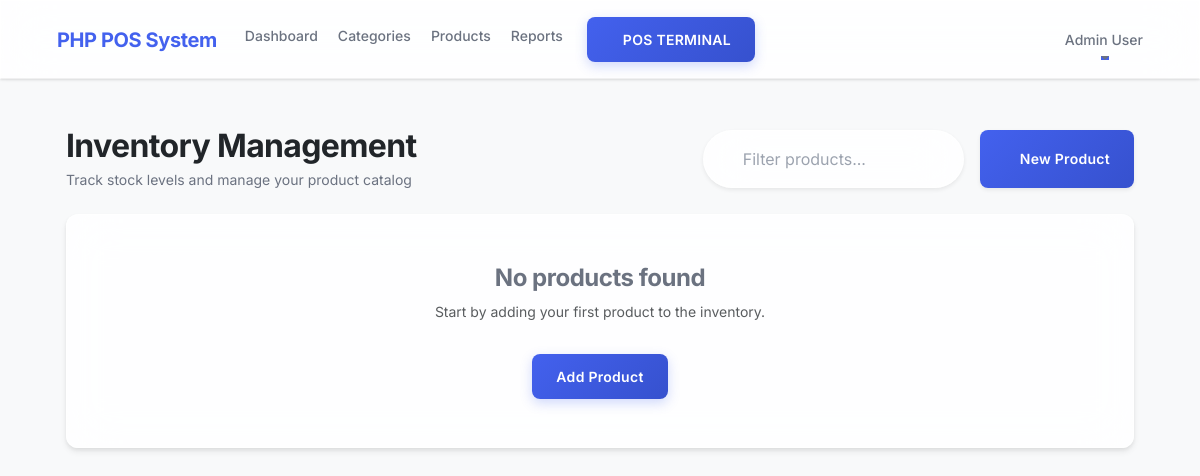
Before: /products (signed in) with the older database file.
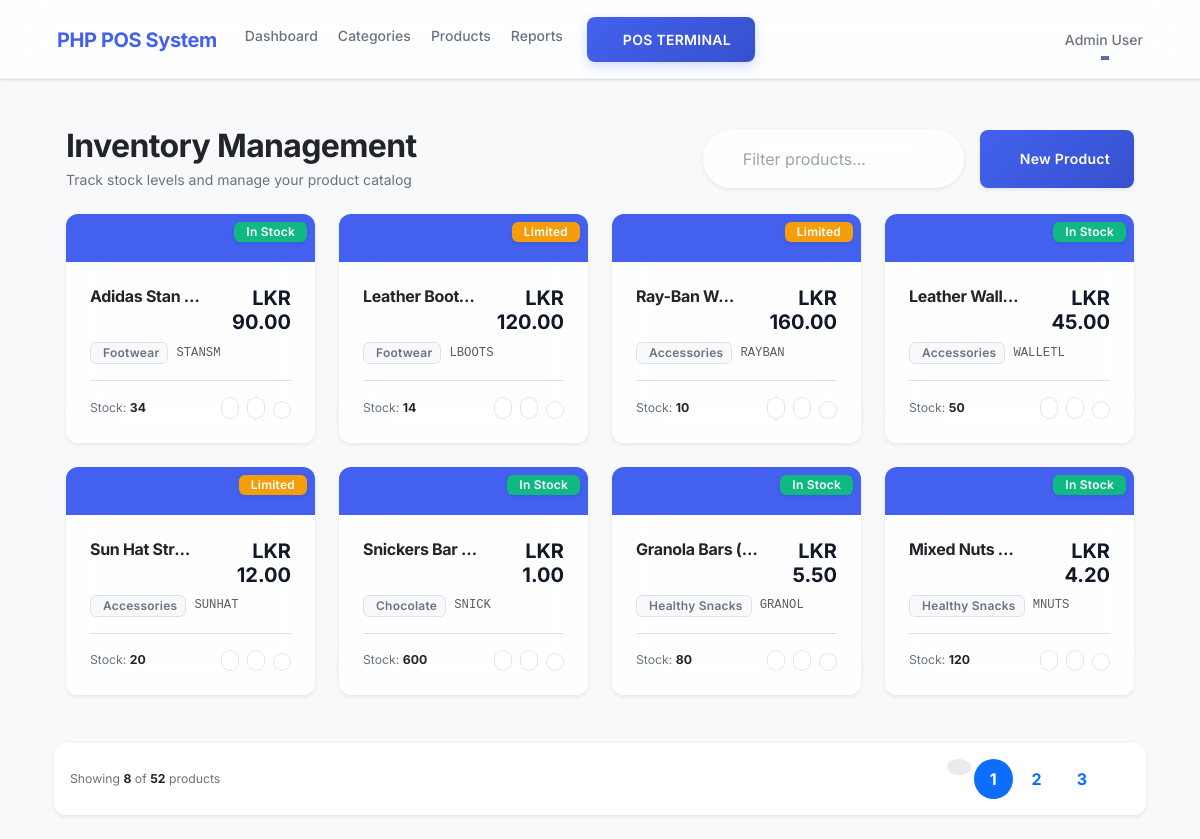
After: the same page with the newer database file.
### tables this page shows
CREATE TABLE `products` (
  `id` int(11) NOT NULL,
  `barcode` varchar(255) DEFAULT NULL,
  `name` varchar(255) NOT NULL,
  `description` text DEFAULT NULL,
  `price` decimal(10,2) NOT NULL,
  `stock` int(11) DEFAULT 0,
  `category_id` int(11) DEFAULT NULL,
  `image` varchar(255) DEFAULT NULL,
  `created_at` timestamp NOT NULL DEFAULT current_timestamp()
);

CREATE TABLE `categories` (
  `id` int(11) NOT NULL,
  `name` varchar(255) NOT NULL,
  `parent_id` int(11) DEFAULT NULL,
  `created_at` timestamp NOT NULL DEFAULT current_timestamp()
);

### app/controllers/Products.php (called while the page is built, shortened)
<?php
class Products extends Controller {
    public function __construct(){
        $this->productModel = $this->model('Product');
    }
    public function index(){
        $limit = 8;
        $page = isset($_GET['page']) && is_numeric($_GET['page']) ? (int)$_GET['page'] : 1;
        $page = $page < 1 ? 1 : $page;
        $offset = ($page - 1) * $limit;
        $totalProducts = $this->productModel->getProductsCount();
        $products = $this->productModel->getProducts($limit, $offset);
        $totalPages = ceil($totalProducts / $limit);
        $data = [
            'products' => $products,
            'currentPage' => $page,
            'totalPages' => $totalPages,
            'totalResults' => $totalProducts
        ];
        $this->view('products/index', $data);
    }
}

### app/libraries/Core.php (called while the page is built, shortened)
<?php
class Core {
    protected $currentMethod = 'index';
    public function __construct(){
        $url = $this->getUrl();
        if(isset($url[0]) && file_exists('../app/controllers/' . ucwords($url[0]) . '.php')){
            unset($url[0]);
        }
        $this->currentController = new $this->currentController;
        $this->params = $url ? array_values($url) : [];
        call_user_func_array([$this->currentController, $this->currentMethod], $this->params);
    }
    public function getUrl(){
        if(isset($_GET['url'])){
            $url = rtrim($_GET['url'], '/');
            $url = filter_var($url, FILTER_SANITIZE_URL);
            $url = explode('/', $url);
            return $url;
        }
    }
}

### public/index.php (called while the page is built, shortened)
<?php
$init = new Core;

### app/libraries/Database.php (called while the page is built, shortened)
<?php
class Database {
    private $host = DB_HOST;
    private $user = DB_USER;
    private $pass = DB_PASS;
    private $dbname = DB_NAME;
    public $dbh;
    private $stmt;
    public function __construct(){
        $dsn = 'mysql:host=' . $this->host . ';dbname=' . $this->dbname;
        $options = array(
            PDO::ATTR_PERSISTENT => true,
            PDO::ATTR_ERRMODE => PDO::ERRMODE_EXCEPTION
        );
        try{
            $this->dbh = new PDO($dsn, $this->user, $this->pass, $options);
        } catch(PDOException $e){
            $this->error = $e->getMessage();
            echo $this->error;
        }
    }
    public function query($sql){
        $this->stmt = $this->dbh->prepare($sql);
    }
    public function bind($param, $value, $type = null){
        if(is_null($type)){
            switch(true){
                case is_int($value):
                    $type = PDO::PARAM_INT;
                    break;
            }
        }
        $this->stmt->bindValue($param, $value, $type);
    }
    public function execute(){
        return $this->stmt->execute();
    }
    public function resultSet(){
        $this->execute();
        return $this->stmt->fetchAll(PDO::FETCH_OBJ);
    }
}

### app/models/Product.php (called while the page is built, shortened)
<?php
class Product {
    private $db;
    public function __construct(){
        $this->db = new Database;
    }
    public function getProducts($limit = null, $offset = null){
        $sql = 'SELECT products.*, categories.name as category_name
                FROM products
                LEFT JOIN categories ON products.category_id = categories.id
                ORDER BY products.created_at DESC';
        if($limit !== null && $offset !== null){
            $sql .= ' LIMIT :limit OFFSET :offset';
            $this->db->query($sql);
            $this->db->bind(':limit', (int)$limit);
            $this->db->bind(':offset', (int)$offset);
        } else {
            $this->db->query($sql);
        }
        return $this->db->resultSet();
    }
    public function getProductsCount(){
        $this->db->query('SELECT COUNT(*) as count FROM products');
        $row = $this->db->single();
        return $row->count;
    }
}

### app/views/products/index.php (the view, shortened to what the changed rows need)
<?php require APPROOT . '/views/inc/header.php'; ?>
<div class="container-fluid py-4">
    <div class="row mb-4 align-items-center">
        <div class="col-md-6">
            <h1 class="h2 mb-1 fw-bold text-dark">Inventory Management</h1>
        </div>
    </div>
    <div class="row g-4" id="productsGrid">
        <?php if(empty($data['products'])) : ?>
            <div class="col-12">
                <div class="glass-card text-center py-5">
                    <h2 class="text-secondary">No products found</h2>
                    <p class="text-muted">Start by adding your first product to the inventory.</p>
                    <a href="<?php echo URLROOT; ?>/products/add" class="btn btn-primary mt-3">Add Product</a>
                </div>
            </div>
        <?php else : ?>
            <?php foreach($data['products'] as $product) : ?>
                <?php
                    $stockStatus = 'bg-success';
                    $statusLabel = 'In Stock';
                    if($product->stock < 10) { $stockStatus = 'bg-danger'; $statusLabel = 'Low Stock'; }
                    elseif($product->stock < 30) { $stockStatus = 'bg-warning text-dark'; $statusLabel = 'Limited'; }
                ?>
                <div class="col-xl-3 col-lg-4 col-md-6 product-item" data-name="<?php echo strtolower($product->name); ?>">
                    <div class="glass-card h-100 p-0 overflow-hidden border-0 shadow-sm transition-base">
                        <div class="bg-primary bg-opacity-10 py-4 text-center position-relative">
                            <div class="position-absolute top-0 end-0 p-2 d-flex flex-column gap-1 align-items-end">
                                <span class="badge <?php echo $stockStatus; ?> shadow-sm"><?php echo $statusLabel; ?></span>
                            </div>
                        </div>
                        <div class="p-4">
                            <div class="d-flex justify-content-between align-items-start mb-2 gap-2">
                                <h5 class="fw-bold text-dark mb-0 text-truncate" title="<?php echo $product->name; ?>"><?php echo $product->name; ?></h5>
                                <div class="text-end">
                                    <?php if(!empty($product->sale_price)) : ?>
                                        <div class="text-muted small text-decoration-line-through"><?php echo CURRENCY; ?><?php echo number_format($product->price, 2); ?></div>
                                        <span class="h5 fw-bold text-danger mb-0"><?php echo CURRENCY; ?><?php echo number_format($product->sale_price, 2); ?></span>
                                    <?php else : ?>
                                        <span class="h5 fw-bold text-primary mb-0"><?php echo CURRENCY; ?><?php echo number_format($product->price, 2); ?></span>
                                    <?php endif; ?>
                                </div>
                            </div>
                            <div class="d-flex align-items-center mb-3">
                                <span class="badge bg-light text-secondary border small py-1 px-2">
                                    <i class="ph ph-tag me-1"></i><?php echo $product->category_name; ?>
                                </span>
                                <span class="text-muted small ms-2 font-monospace"><?php echo $product->barcode; ?></span>
                            </div>
                            <div class="pt-3 border-top d-flex justify-content-between align-items-center">
                                <div class="text-secondary small">
                                    Stock: <span class="fw-bold <?php echo $product->stock < 10 ? 'text-danger' : 'text-dark'; ?>"><?php echo $product->stock; ?></span>
                                </div>
                                <div class="d-flex gap-2">
                                    <a href="<?php echo URLROOT; ?>/products/edit/<?php echo $product->id; ?>" class="btn btn-light btn-sm rounded-pill p-2" title="Edit">
                                    </a>
                                    <a href="<?php echo URLROOT; ?>/products/restock/<?php echo $product->id; ?>" class="btn btn-light btn-sm rounded-pill p-2" title="Restock">
                                    </a>
                                    <form action="<?php echo URLROOT; ?>/products/delete/<?php echo $product->id; ?>" method="post" class="d-inline confirm-delete" data-title="Delete Product?" data-text="Permanently remove '<?php echo $product->name; ?>' from inventory?">
                                        <button type="submit" class="btn btn-light btn-sm rounded-pill p-2" title="Delete">
                                        </button>
                                    </form>
                                </div>
                            </div>
                        </div>
                    </div>
                </div>
            <?php endforeach; ?>
        <?php endif; ?>
    </div>
    <?php if($data['totalPages'] > 1) : ?>
    <div class="row mt-5">
        <div class="col-12 d-flex justify-content-between align-items-center glass-card p-3 shadow-sm border-0 bg-white">
            <div class="text-secondary small">
                Showing <span class="fw-bold text-dark"><?php echo count($data['products']); ?></span> of <span class="fw-bold text-dark"><?php echo $data['totalResults']; ?></span> products
            </div>
            <nav aria-label="Product pagination">
                <ul class="pagination mb-0 gap-1">
                    <li class="page-item <?php echo ($data['currentPage'] <= 1) ? 'disabled' : ''; ?>">
                        <a class="page-link border-0 rounded-circle shadow-none py-2" href="?page=<?php echo $data['currentPage'] - 1; ?>">
                        </a>
                    </li>
                    <?php
                        $startPage = max(1, $data['currentPage'] - 2);
                        $endPage = min($data['totalPages'], $data['currentPage'] + 2);
                        for($i = $startPage; $i <= $endPage; $i++) :
                    ?>
                        <li class="page-item <?php echo ($data['currentPage'] == $i) ? 'active' : ''; ?>">
                            <a class="page-link border-0 rounded-circle shadow-none py-2 px-3 fw-bold" href="?page=<?php echo $i; ?>"><?php echo $i; ?></a>
                        </li>
                    <?php endfor; ?>
                    <li class="page-item <?php echo ($data['currentPage'] >= $data['totalPages']) ? 'disabled' : ''; ?>">
                        <a class="page-link border-0 rounded-circle shadow-none py-2" href="?page=<?php echo $data['currentPage'] + 1; ?>">
                        </a>
                    </li>
                </ul>
            </nav>
        </div>
    </div>
    <?php endif; ?>
</div>
<?php require APPROOT . '/views/inc/footer.php'; ?>

Changed rows visible on the page:
added products: statusLabel "In Stock", name "Adidas Stan…", price "90.00", category.name "Footwear", barcode "STANSM", stock "34"
added products: stock "Limited", name "Leather Boot…", price "120.00", category.name "Footwear", barcode "LBOOTS", stock "14"
added products: stock "Limited", name "Ray-Ban W…", price "160.00", category.name "Accessories", barcode "RAYBAN", stock "10"
added products: statusLabel "In Stock", name "Leather Wall…", price "45.00", category.name "Accessories", barcode "WALLETL", stock "50"
added products: stock "Limited", name "Sun Hat Str…", price "12.00", category.name "Accessories", barcode "SUNHAT", stock "20"
added products: statusLabel "In Stock", name "Snickers Bar…", price "1.00", category.name "Chocolate", barcode "SNICK", stock "600"
added products: statusLabel "In Stock", name "Granola Bars (…", price "5.50", category.name "Healthy Snacks", barcode "GRANOL", stock "80"
added products: statusLabel "In Stock", name "Mixed Nuts…", price "4.20", category.name "Healthy Snacks", barcode "MNUTS", stock "120"
Other visible differences:
count($data['products']): (not shown) → "8"
$data['totalResults']: (not shown) → "52"
text no longer shown: "No products found Start by adding your first product to the inventory. Add Product"
text now shown: "Showing of products"
new list line: "1"
new list line: "2"
new list line: "3"
